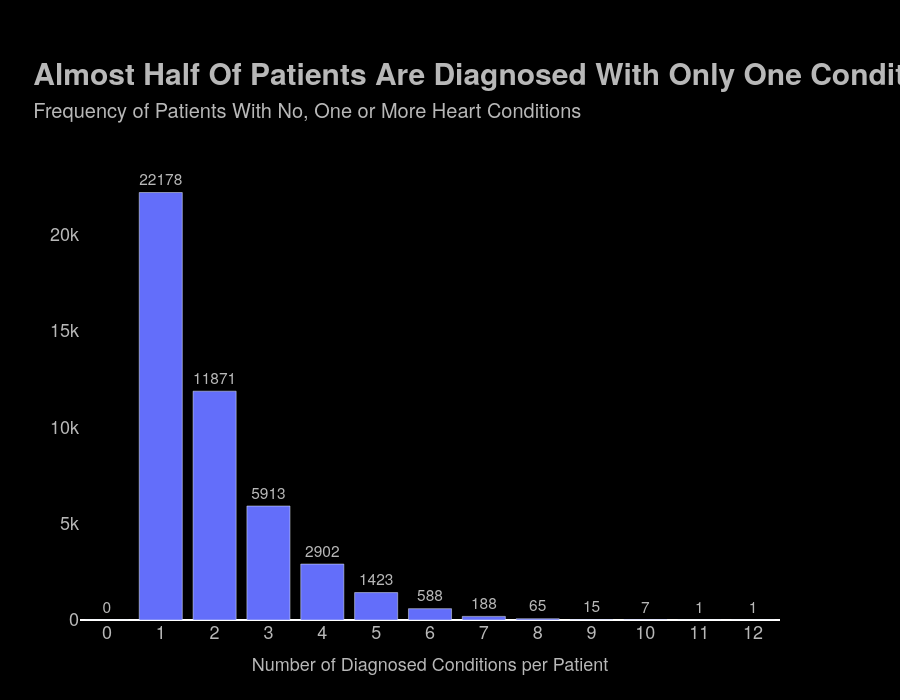

Notebook source saved alongside this figure:
### Code cell
# CELL GUIDE:
# Purpose: Plot distribution of condition counts per patient (label count histogram), including zero-condition patients.
# Workflow:
# 1. Plot distribution of condition counts per patient (label count histogram), including zero-condition patients.
# 2. label_counts = ecg_data["metadata"]["n_labels"].fillna(0).astype(int)
# 3. no_condition_patients = int((label_counts == 0).sum())
# 4. max_label_count = int(label_counts.max()) if len(label_counts) else 0
# 5. label_count_distribution = (
# 6. )

# Plot distribution of condition counts per patient (label count histogram), including zero-condition patients.
label_counts = ecg_data["metadata"]["n_labels"].fillna(0).astype(int)
no_condition_patients = int((label_counts == 0).sum())

max_label_count = int(label_counts.max()) if len(label_counts) else 0
label_count_distribution = (
    label_counts.value_counts()
    .reindex(range(0, max_label_count + 1), fill_value=0)
    .sort_index()
    .rename_axis("label_count")
    .reset_index(name="patient_frequency")
)

label_count_histogram = go.Figure(
    data=[
        go.Bar(
            x=label_count_distribution["label_count"],
            y=label_count_distribution["patient_frequency"],
            text=label_count_distribution["patient_frequency"],
            textposition="outside",
            textfont=dict(
                family=graph_formatting["font_family"],
                size=graph_formatting["font_size_axis"],
                color=text_gray,
            ),
            cliponaxis=False,
            marker=dict(color=graph_formatting["color_line"]),
            hovertemplate="Conditions per Patient: %{x}<br>Patients: %{y}<extra></extra>",
        )
    ]
)

# NOTE: Configure x-axis semantics and formatting for accurate interpretation.
label_count_histogram.update_xaxes(
    title_text="Number of Diagnosed Conditions per Patient",
    title_font=dict(family=graph_formatting["font_family"], size=graph_formatting["font_size_axis"], color=text_gray),
    tickfont=dict(family=graph_formatting["font_family"], size=graph_formatting["font_size_axis"], color=text_gray),
    dtick=1,
    showgrid=False,
)
# NOTE: Configure y-axis semantics and formatting for accurate interpretation.
label_count_histogram.update_yaxes(
    title_font=dict(family=graph_formatting["font_family"], size=graph_formatting["font_size_axis"], color=text_gray),
    tickfont=dict(family=graph_formatting["font_family"], size=graph_formatting["font_size_axis"], color=text_gray),
    showgrid=False,
)
# NOTE: Apply global styling (title, typography, spacing, colors) for readability consistency.
label_count_histogram.update_layout(
    title=dict(
        text=(
            "<span style='font-size:30px;font-weight:bold;'>    Almost Half Of Patients Are Diagnosed With Only One Condition</span>"
            f"<br><span style='font-size:20px;font-weight: normal;'>      Frequency of Patients With No, One or More Heart Conditions</span>"
        ),
        x=0,
        xanchor="left",
        pad=dict(t=50),
    ),
    font=dict(family=graph_formatting["font_family"], size=graph_formatting["font_size_base"], color=text_gray),
    hoverlabel=dict(font=dict(family=graph_formatting["font_family"], size=graph_formatting["font_size_axis"], color=text_gray)),
    uniformtext_minsize=10,
    uniformtext_mode="show",
    paper_bgcolor=bg_black,
    plot_bgcolor=bg_black,
    margin=dict(
        t=graph_formatting["margin_top"],
        r=max(graph_formatting["margin_right"], 120),
        b=graph_formatting["margin_bottom"],
        l=graph_formatting["margin_left"],
    ),
    height=700,
)

label_count_histogram.show()

### Figure 1 — Plotly figure (JSON) as saved in the notebook; plotly's stock layout.template omitted (floating-point values rounded to 4 significant figures)
{"data": [{"cliponaxis": false, "hovertemplate": "Conditions per Patient: %{x}<br>Patients: %{y}<extra></extra>", "marker": {"color": "#636EFA"}, "text": [0, 22178, 11871, 5913, 2902, 1423, 588, 188, 65, 15, 7, 1, 1], "textfont": {"color": "#b8b8b8", "family": "Helvetica Neue", "size": 18}, "textposition": "outside", "type": "bar", "x": [0, 1, 2, 3, 4, 5, 6, 7, 8, 9, 10, 11, 12], "y": [0, 22178, 11871, 5913, 2902, 1423, 588, 188, 65, 15, 7, 1, 1]}], "layout": {"font": {"color": "#b8b8b8", "family": "Helvetica Neue", "size": 18}, "height": 700, "hoverlabel": {"font": {"color": "#b8b8b8", "family": "Helvetica Neue", "size": 18}}, "margin": {"b": 80, "l": 80, "r": 120, "t": 170}, "paper_bgcolor": "#000000", "plot_bgcolor": "#000000", "title": {"pad": {"t": 50}, "text": "<span style='font-size:30px;font-weight:bold;'>    Almost Half Of Patients Are Diagnosed With Only One Condition</span><br><span style='font-size:20px;font-weight: normal;'>      Frequency of Patients With No, One or More Heart Conditions</span>", "x": 0, "xanchor": "left"}, "uniformtext": {"minsize": 10, "mode": "show"}, "xaxis": {"dtick": 1, "showgrid": false, "tickfont": {"color": "#b8b8b8", "family": "Helvetica Neue", "size": 18}, "title": {"font": {"color": "#b8b8b8", "family": "Helvetica Neue", "size": 18}, "text": "Number of Diagnosed Conditions per Patient"}}, "yaxis": {"showgrid": false, "tickfont": {"color": "#b8b8b8", "family": "Helvetica Neue", "size": 18}, "title": {"font": {"color": "#b8b8b8", "family": "Helvetica Neue", "size": 18}}}}}
